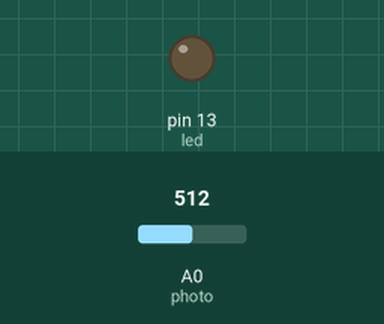
Recording of a sketch running on a simulated Arduino Uno, built with avr-gcc and run on an emulated ATmega328P. On the bench: output pins drawn as LEDs (lit = HIGH). The test bench sets the inputs (shaded band); at power-on: A0 (photo) = 512.

Above: at 1.2 s.
1.3 s: A0 (photo) set to 411
2.8 s: A0 (photo) set to 390
At 3.3 s:
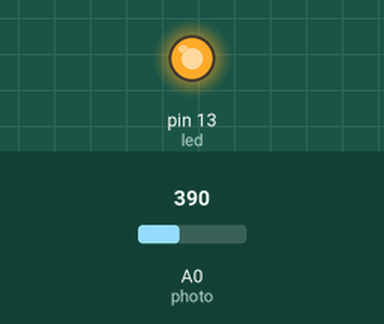
4.3 s: A0 (photo) set to 410
At 5.5 s:
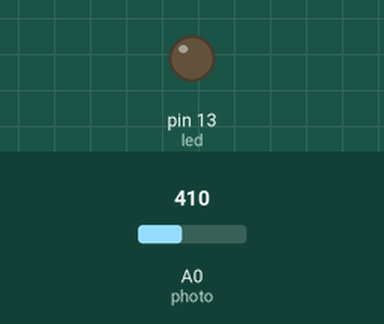
5.8 s: A0 (photo) set to 306
At 6.8 s:
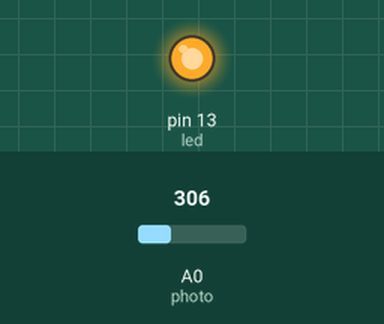
Timing chart, 0 to 8.3 s (numbered marks = the images above; inputs shaded):
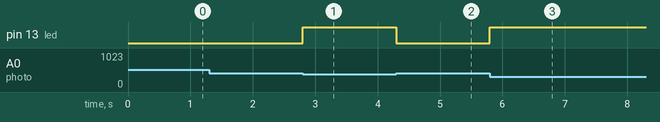

Measured:
- the behaviour switches between 401 and 400 on A0 (photo) (found by bisection; images 0 and 1)
- after the input at 1.3 s, every drawn part: stays the same
- after the input at 2.8 s, pin 13 (led): LOW → HIGH at once
- after the input at 4.3 s, pin 13 (led): HIGH → LOW at once
- after the input at 5.8 s, pin 13 (led): LOW → HIGH at once

The sketch:

photoresistor1.ino
```cpp
#define led 13
#define photo A0
int val=0;

void setup()
{
  pinMode(led, OUTPUT);
  pinMode(photo, INPUT);
  Serial.begin(9600);
}

void loop()
{
  val=analogRead(photo);
  if(val>400)
  {
    digitalWrite(led, LOW);
  }
  else
  {
    digitalWrite(led, HIGH);
  }
}
```
